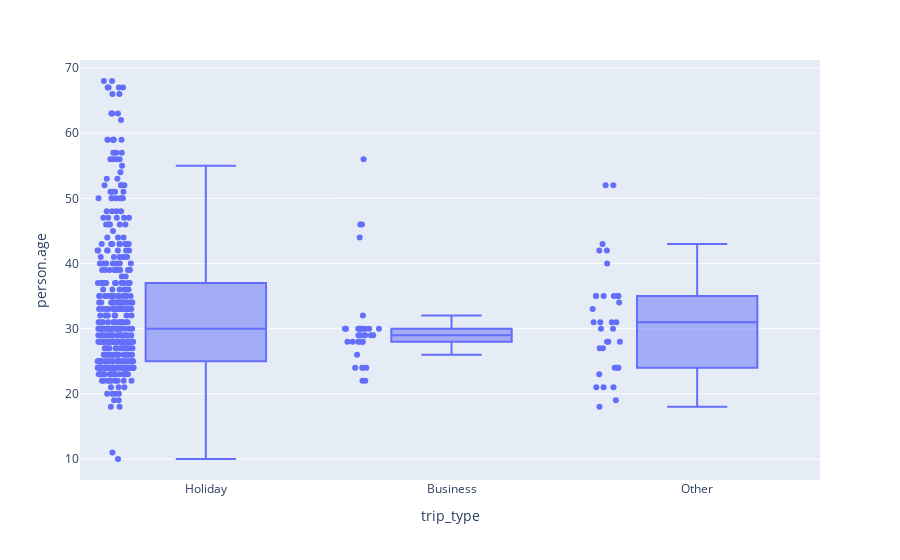

Notebook cell for this chart:
### Code cell
fig = px.box(phase1_df, x='trip_type',y='person.age', points='all')
fig.show()

### Figure 1 — Plotly figure (JSON) as saved in the notebook; plotly's stock layout.template omitted (floating-point values rounded to 4 significant figures; data arrays with more than 128 entries replaced by an {"elided": "..."} marker saying what was removed)
{"data": [{"alignmentgroup": "True", "boxpoints": "all", "hovertemplate": "trip_type=%{x}<br>person.age=%{y}<extra></extra>", "legendgroup": "", "marker": {"color": "#636efa"}, "name": "", "notched": false, "offsetgroup": "", "orientation": "v", "showlegend": false, "type": "box", "x": {"elided": "491 str values"}, "x0": " ", "xaxis": "x", "y": {"elided": "491 mixed values"}, "y0": " ", "yaxis": "y"}], "layout": {"boxmode": "group", "legend": {"tracegroupgap": 0}, "margin": {"t": 60}, "xaxis": {"anchor": "y", "domain": [0, 1], "title": {"text": "trip_type"}}, "yaxis": {"anchor": "x", "domain": [0, 1], "title": {"text": "person.age"}}}}
